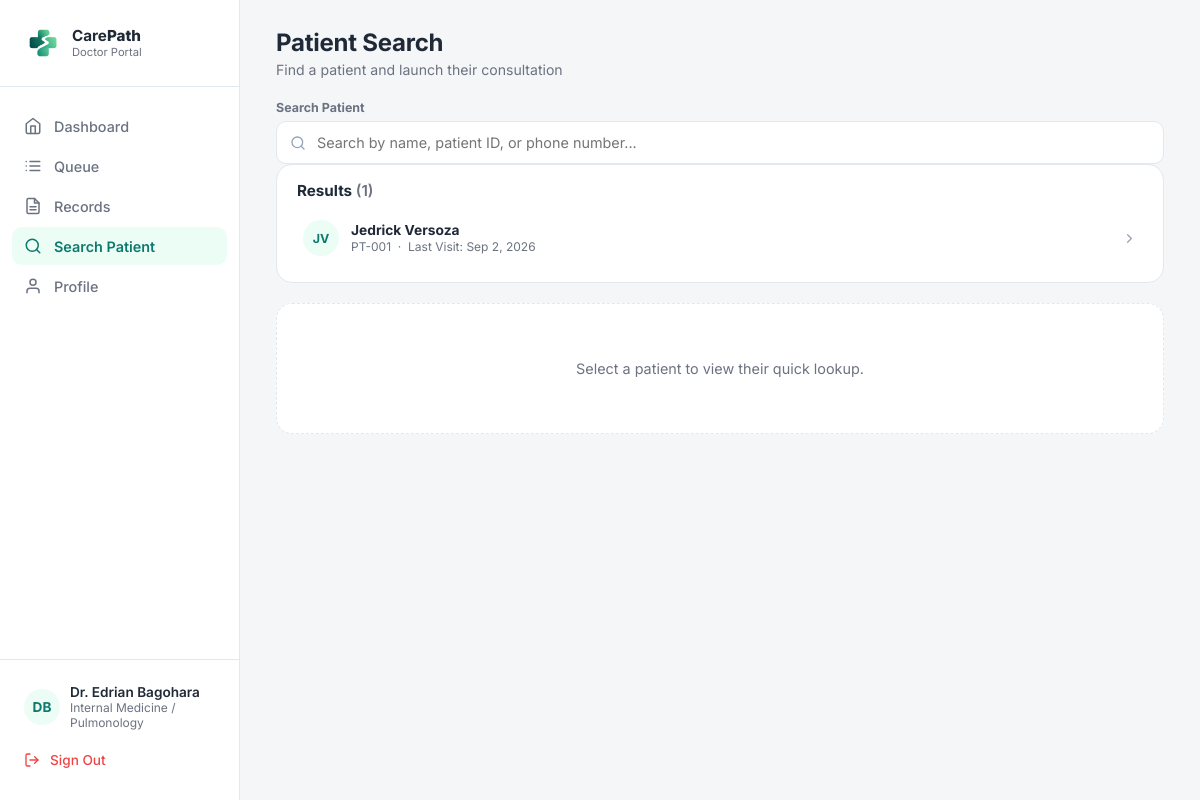
Screenshot of /doctor/search_patient.php (signed in) with the database file from the repository.
### tables this page shows
CREATE TABLE IF NOT EXISTS `staff` (
  `StaffID` int NOT NULL AUTO_INCREMENT,
  `UserID` int NOT NULL,
  `DepartmentID` int NOT NULL,
  `StaffRole` varchar(50) NOT NULL,
  `Suffix` varchar(20) DEFAULT NULL,
  `Specialization` varchar(100) DEFAULT NULL,
  `AvailabilityStatus` varchar(50) NOT NULL DEFAULT 'Available',
  `DateHired` date DEFAULT NULL,
  `ScheduleStart` time DEFAULT NULL,
  `ScheduleEnd` time DEFAULT NULL,
  `AssignedDays` varchar(100) DEFAULT NULL,
  `AssignedResponsibilities` text,
  `CreatedAt` datetime NOT NULL DEFAULT CURRENT_TIMESTAMP,
  `UpdatedAt` datetime NOT NULL DEFAULT CURRENT_TIMESTAMP ON UPDATE CURRENT_TIMESTAMP,
  PRIMARY KEY (`StaffID`),
  KEY `FK_Staff_Users` (`UserID`),
  KEY `FK_Staff_Departments` (`DepartmentID`)
);

CREATE TABLE IF NOT EXISTS `users` (
  `UserID` int NOT NULL AUTO_INCREMENT,
  `RoleID` int NOT NULL,
  `FirstName` varchar(100) NOT NULL,
  `MiddleName` varchar(100) DEFAULT NULL,
  `LastName` varchar(100) NOT NULL,
  `Email` varchar(191) NOT NULL,
  `Password` varchar(255) NOT NULL,
  `Sex` varchar(13) NOT NULL,
  `DateOfBirth` date DEFAULT NULL,
  `ContactNumber` varchar(20) DEFAULT NULL,
  `Address` text,
  `Status` varchar(50) NOT NULL DEFAULT 'Active',
  `CreatedAt` datetime NOT NULL DEFAULT CURRENT_TIMESTAMP,
  `FailedAttempts` int DEFAULT '0',
  `LockUntil` datetime DEFAULT NULL,
  `ResetToken` varchar(255) DEFAULT NULL,
  `TokenExpiry` datetime DEFAULT NULL,
  `ProfilePhoto` varchar(255) DEFAULT NULL,
  `LastLogin` datetime DEFAULT NULL,
  `ReminderPreference` varchar(20) DEFAULT 'email',
  `ReceiveReminders` tinyint(1) DEFAULT '1',
  PRIMARY KEY (`UserID`),
  UNIQUE KEY `Email` (`Email`),
  KEY `FK_Users_Roles` (`RoleID`)
);

CREATE TABLE IF NOT EXISTS `departments` (
  `DepartmentID` int NOT NULL AUTO_INCREMENT,
  `DepartmentName` varchar(100) NOT NULL,
  PRIMARY KEY (`DepartmentID`),
  UNIQUE KEY `DepartmentName` (`DepartmentName`)
);

CREATE TABLE IF NOT EXISTS `patients` (
  `PatientID` int NOT NULL AUTO_INCREMENT,
  `UserID` int NOT NULL,
  `CivilStatus` varchar(50) DEFAULT NULL,
  `Religion` varchar(50) DEFAULT NULL,
  `IsPWD` tinyint(1) NOT NULL DEFAULT '0',
  `DisabilityType` varchar(100) DEFAULT NULL,
  `BloodType` varchar(5) DEFAULT NULL,
  `Allergies` text,
  `PastMedicalCondition` text,
  `CurrentMedication` text,
  `FamilyMedicalHistory` text,
  `EmergencyContactName` varchar(100) DEFAULT NULL,
  `EmergencyContactNo` varchar(20) DEFAULT NULL,
  `EmergencyRelation` varchar(50) DEFAULT NULL,
  `CreatedAt` datetime NOT NULL DEFAULT CURRENT_TIMESTAMP,
  `UpdatedAt` datetime NOT NULL DEFAULT CURRENT_TIMESTAMP ON UPDATE CURRENT_TIMESTAMP,
  PRIMARY KEY (`PatientID`),
  KEY `FK_Patients_Users` (`UserID`)
);

### doctor/search_patient.php (the view, shortened to what this page needs)
<?php
require_once __DIR__ . '/../includes/db.php';
$userId = $_SESSION['UserID'] ?? $_SESSION['user_id'] ?? null;
$userId = (int) $userId;
$doctorName = 'Doctor';
$doctorDepartment = 'Doctor';
$doctorSql = "
    SELECT
        s.StaffID,
        s.StaffRole,
        s.Specialization,
        u.FirstName,
        u.MiddleName,
        u.LastName,
        u.ProfilePhoto,
        d.DepartmentName
    FROM staff s
    INNER JOIN users u
        ON s.UserID = u.UserID
    INNER JOIN departments d
        ON s.DepartmentID = d.DepartmentID
    WHERE s.UserID = ?
    LIMIT 1
";
$stmtDoctor = $conn->prepare($doctorSql);
if ($stmtDoctor) {
    $stmtDoctor->bind_param("i", $userId);
    $stmtDoctor->execute();
    $doctorResult = $stmtDoctor->get_result();
    if ($doctorResult && $doctorResult->num_rows > 0) {
        $doctor = $doctorResult->fetch_assoc();
        $doctorName = 'Dr. ' .
            trim(
                $doctor['FirstName'] . ' ' .
                ($doctor['MiddleName'] ? $doctor['MiddleName'] . ' ' : '') .
                $doctor['LastName']
            );
        $doctorDepartment = $doctor['DepartmentName'];
    }
}
$patients = [];
$patientSql = "
    SELECT
        p.PatientID,
        p.UserID,
        p.BloodType,
        p.Allergies,
        p.CurrentMedication,
        p.PastMedicalCondition,
        u.FirstName,
        u.MiddleName,
        u.LastName,
        u.Sex,
        u.DateOfBirth,
        u.ContactNumber,
        (
            SELECT COUNT(*)
            FROM consultations c
            WHERE c.PatientID = p.PatientID
        ) AS consultation_count,
        (
            SELECT MAX(c.ConsultationDate)
            FROM consultations c
            WHERE c.PatientID = p.PatientID
        ) AS last_visit_date,
        (
            SELECT COUNT(*)
            FROM consultations c
            WHERE c.PatientID = p.PatientID
              AND c.Status = 'Ongoing'
              AND c.LabRequest IS NOT NULL
              AND TRIM(c.LabRequest) <> ''
        ) AS lab_pending_count
    FROM patients p
    INNER JOIN users u
        ON p.UserID = u.UserID
    WHERE u.Status = 'Active'
    ORDER BY
        u.LastName ASC,
        u.FirstName ASC
";
$resultPatients = $conn->query($patientSql);
function calculateAge($dateOfBirth)
{
    if (!$dateOfBirth) {
        return null;
    }
}
function formatName($first, $middle, $last)
{
    return trim(
        $first . ' ' .
        ($middle ? $middle . ' ' : '') .
        $last
    );
}
function formatPatientId($patientId)
{
    return 'PT-' . str_pad((string) $patientId, 3, '0', STR_PAD_LEFT);
}
function formatCompactDate($date)
{
    $timestamp = strtotime($date);
    return date('M j, Y', $timestamp);
}
function patientFlags(array $patient, bool $labPending = false): array
{
    $flags = [];
    $allergies = '';
    $conditions = strtolower(trim((string) ($patient['past_medical_condition'] ?? '')));
    $highRiskTerms = [
        'diabetes',
        'hypertension',
        'high blood pressure',
        'heart disease',
        'cardiovascular',
        'asthma',
        'copd',
        'cancer',
        'malignancy',
        'kidney disease',
        'renal failure',
        'stroke',
        'seizure',
        'epilepsy',
        'hiv',
        'hepatitis',
    ];
    return $flags;
}
function initials(string $name): string
{
    $parts = preg_split('/\s+/', trim($name));
    $first = $parts[0][0] ?? '';
    $last  = $parts[count($parts) - 1][0] ?? '';
    return strtoupper($first . $last);
}
while ($row = $resultPatients->fetch_assoc()) {
    $patientName = formatName(
        $row['FirstName'],
        $row['MiddleName'],
        $row['LastName']
    );
    $allergies = [];
    $currentMeds = trim($row['CurrentMedication'] ?? '');
    $patients[] = [
        'id'            => formatPatientId($row['PatientID']),
        'patient_id'    => (int) $row['PatientID'],
        'name'          => $patientName,
        'age'           => calculateAge($row['DateOfBirth']),
        'sex'           => $row['Sex'] ?? '',
        'blood'         => $row['BloodType'] ?: '',
        'phone'         => $row['ContactNumber'] ?? '',
        'allergies'     => $allergies,
        'medications'   => $currentMeds,
        'last_visit'    => formatCompactDate($row['last_visit_date']),
        'consultations' => (int) $row['consultation_count'],
        'flags'         => patientFlags(
            [
                'allergies'              => $allergies,
                'past_medical_condition' => $row['PastMedicalCondition'] ?? '',
            ],
            ((int)($row['lab_pending_count'] ?? 0)) > 0
        ),
    ];
}
$selectedPatientId = null;
?>
<!DOCTYPE html>
<html lang="en">
<head>
<link
    rel="stylesheet"
    href="../assets/css/doctor/doctor_dashboard.css"
>
</head>
<body>
<div class="app">
<aside class="sidebar">
    <div class="sidebar-brand">
        <div class="brand-icon">
            <img src="../assets/images/carepath-icon.png" alt="CarePath">
        </div>
        <div class="brand-text">
            <div class="brand-title">
                Care<strong>Path</strong>
            </div>
            <div class="brand-sub">
                Doctor Portal
            </div>
        </div>
    </div>
    <ul class="nav-list">
        <li class="nav-item">
            <a href="doctor_dashboard.php">
                <svg viewBox="0 0 24 24" fill="none" stroke="currentColor" stroke-width="2" stroke-linecap="round" stroke-linejoin="round">
                    <path d="M3 9l9-7 9 7v11a2 2 0 0 1-2 2H5a2 2 0 0 1-2-2z"/>
                    <path d="M9 22V12h6v10"/>
                </svg>
                Dashboard
            </a>
        </li>
        <li class="nav-item">
            <a href="doctor_queue.php">
                <svg viewBox="0 0 24 24" fill="none" stroke="currentColor" stroke-width="2" stroke-linecap="round" stroke-linejoin="round">
                    <path d="M8 6h13M8 12h13M8 18h13"/>
                    <path d="M3 6h.01M3 12h.01M3 18h.01"/>
                </svg>
                Queue
            </a>
        </li>
        <li class="nav-item">
            <a href="records.php">
                <svg viewBox="0 0 24 24" fill="none" stroke="currentColor" stroke-width="2" stroke-linecap="round" stroke-linejoin="round">
                    <path d="M14 2H6a2 2 0 0 0-2 2v16a2 2 0 0 0 2 2h12a2 2 0 0 0 2-2V8z"/>
                    <polyline points="14 2 14 8 20 8"/>
                    <line x1="16" y1="13" x2="8" y2="13"/>
                    <line x1="16" y1="17" x2="8" y2="17"/>
                </svg>
                Records
            </a>
        </li>
        <li class="nav-item active">
            <a href="search_patient.php">
                <svg viewBox="0 0 24 24" fill="none" stroke="currentColor" stroke-width="2" stroke-linecap="round" stroke-linejoin="round">
                    <circle cx="11" cy="11" r="8"/>
                    <line x1="21" y1="21" x2="16.65" y2="16.65"/>
                </svg>
                Search Patient
            </a>
        </li>
        <li class="nav-item">
            <a href="doctor_profile.php">
                <svg viewBox="0 0 24 24" fill="none" stroke="currentColor" stroke-width="2" stroke-linecap="round" stroke-linejoin="round">
                    <path d="M20 21v-2a4 4 0 0 0-4-4H8a4 4 0 0 0-4 4v2"/>
                    <circle cx="12" cy="7" r="4"/>
                </svg>
                Profile
            </a>
        </li>
    </ul>
    <div class="sidebar-footer">
        <div class="sidebar-user">
            <div class="user-avatar">
                <?php if (!empty($doctor['ProfilePhoto'])): ?>
                <img src="../<?php echo htmlspecialchars($doctor['ProfilePhoto']); ?>" alt="Photo" style="width:36px;height:36px;border-radius:50%;object-fit:cover;">
                <?php else: ?>
                <?= htmlspecialchars(initials($doctorName)) ?>
                <?php endif; ?>
            </div>
            <div>
                <div class="user-name">
                    <?= htmlspecialchars($doctorName) ?>
                </div>
                <div class="user-role">
                    <?= htmlspecialchars($doctorDepartment) ?>
                </div>
            </div>
        </div>
        <a
            href="../auth/logout.php"
            class="sign-out"
            onclick="return confirm('Are you sure you want to sign out?');"
        >
            <svg viewBox="0 0 24 24" fill="none" stroke="currentColor" stroke-width="2" stroke-linecap="round" stroke-linejoin="round"><path d="M9 21H5a2 2 0 0 1-2-2V5a2 2 0 0 1 2-2h4"/><polyline points="16 17 21 12 16 7"/><line x1="21" y1="12" x2="9" y2="12"/></svg>
            Sign Out
        </a>
    </div>
</aside>
<main class="main">
    <div class="doctor-topbar">
        <div class="page-header">
            <h1>
                Patient Search
            </h1>
            <p>
                Find a patient and launch their consultation
            </p>
        </div>
    </div>
    <div class="search-bar-wrap">
        <label for="ps-search">
            Search Patient
        </label>
        <div class="input-wrap">
            <svg
                viewBox="0 0 24 24"
                fill="none"
                stroke="currentColor"
                stroke-width="2"
                stroke-linecap="round"
                stroke-linejoin="round"
            >
                <circle cx="11" cy="11" r="8"/>
                <path d="M21 21l-4.35-4.35"/>
            </svg>
            <input
                type="text"
                id="ps-search"
                placeholder="Search by name, patient ID, or phone number..."
                autofocus
            >
        </div>
    </div>
    <div class="results-panel">
        <div class="results-panel-head">
            Results
            <span
                class="count"
                id="results-count"
            >
                (<?= count($patients) ?>)
            </span>
        </div>
        <div
            class="result-list"
            id="result-list"
        >
            <?php if (empty($patients)): ?>
                <div class="results-empty">
                    No patients found in the database.
                </div>
            <?php else: ?>
                <?php foreach ($patients as $i => $p): ?>
                    <div
                        class="result-item<?= $selectedPatientId === $p['id'] ? ' selected' : '' ?>"
                        data-id="<?= htmlspecialchars($p['id']) ?>"
                        data-patient-id="<?= (int) $p['patient_id'] ?>"
                        data-name="<?= htmlspecialchars(strtolower($p['name'])) ?>"
                        data-phone="<?= htmlspecialchars(strtolower($p['phone'])) ?>"
                        onclick="selectPatient(this)"
                    >
                        <div class="result-avatar">
                            <?= htmlspecialchars(initials($p['name'])) ?>
                        </div>
                        <div class="result-info">
                            <div class="result-name">
                                <?= htmlspecialchars($p['name']) ?>
                            </div>
                            <div class="result-meta">
                                <?= htmlspecialchars($p['id']) ?>
                                <?php if ($p['last_visit']): ?>
                                    &nbsp;&middot;&nbsp;
                                    Last Visit:
                                    <?= htmlspecialchars($p['last_visit']) ?>
                                <?php endif; ?>
                            </div>
                        </div>
                        <div class="result-arrow">
                            <svg viewBox="0 0 24 24" fill="none" stroke="currentColor" stroke-width="2" stroke-linecap="round" stroke-linejoin="round">
                                <path d="M9 18l6-6-6-6"/>
                            </svg>
                        </div>
                    </div>
                <?php endforeach; ?>
            <?php endif; ?>
        </div>
    </div>
    <div class="patient-launchpad" id="patient-launchpad">
        <div class="launchpad-empty" id="launchpad-empty">
            Select a patient to view their quick lookup.
        </div>
    </div>
</main>
</div>
</body>
</html>

### rows the page displays
staff: UserID.LastName "DB", UserID.LastName "Dr. Edrian Bagohara", DepartmentID.DepartmentName "Internal Medicine / Pulmonology"
patients: UserID.LastName "JV", name "Jedrick Versoza", id "PT-001", last_visit "Sep 2, 2026"

### other values shown
count($patients) "1"
